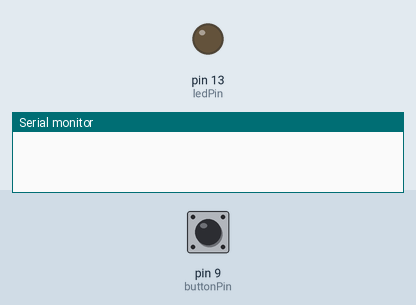
Simulated run of this sketch. Board: Arduino Uno, built with avr-gcc and run on an emulated ATmega328P. Shown: output pins drawn as LEDs (lit = HIGH), the last lines printed to the serial monitor. Inputs (shaded band) come from the test bench; at power-on: pin 9 (buttonPin) HIGH.

Above: at 1.2 s.
1.3 s: pin 9 (buttonPin) pulled LOW for 0.15 s
At 1.37 s:
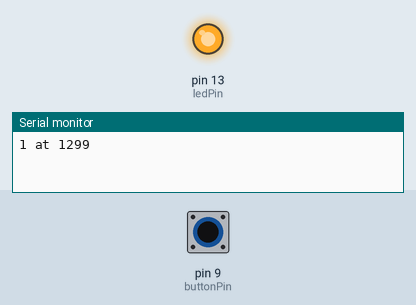
2.9 s: pin 9 (buttonPin) pulled LOW for 3.2 s
At 6.9 s:
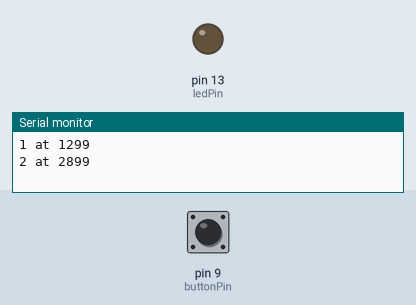
Timing chart, 0 to 8.4 s (numbered marks = the images above; inputs shaded):
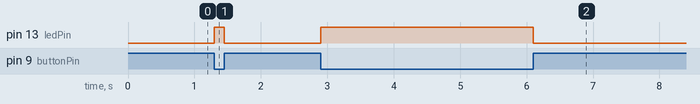

The sketch:

button_counter_02.ino
```cpp
/* Let's try again to count the number of button presses.
 But this time, lets check to see if it's already
 being pressed.

 (Note: This will work better, but STILL not perfect).

 */

long buttonCount = 0;
const int buttonPin = 9;
const int ledPin = 13;
boolean buttonAlreadyPressed = false;

void setup() {
  pinMode(buttonPin, INPUT);
  digitalWrite(buttonPin, HIGH);
  pinMode(ledPin, OUTPUT);
  Serial.begin(9600);
}

void loop() {
  if (digitalRead(buttonPin) == LOW) {
    if (buttonAlreadyPressed == false) {
      buttonAlreadyPressed = true;
      buttonCount++;
      Serial.print(buttonCount);
      Serial.print(" at ");
      Serial.println(millis());
      digitalWrite(ledPin, HIGH);
    }
  } else {
    buttonAlreadyPressed = false;
    digitalWrite(ledPin, LOW);
  }
}
```

Measured:
- after the input at 1.3 s, pin 13 (ledPin): LOW → HIGH at once, → LOW 0.15 s later
- after the input at 2.9 s, pin 13 (ledPin): LOW → HIGH at once, → LOW 3.2 s later
